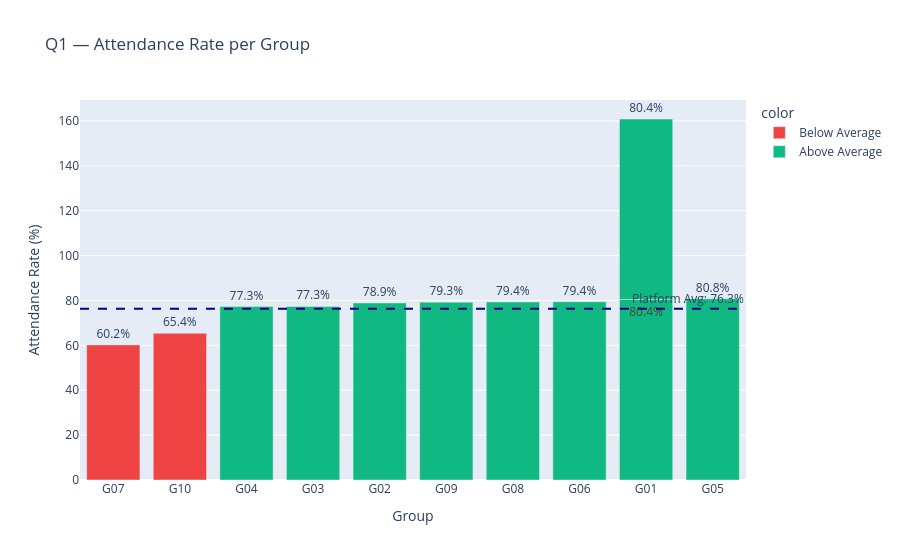

The notebook cell this image was saved under:
### Markdown cell above
### Q1 — Attendance rate per group (which groups are below average?)

### Code cell
# Attendance rate per group
group_att = (
    attendance.groupby('group_id')
    .agg(total=('status','count'), attended=('status', lambda x: (x=='attended').sum()))
    .assign(att_rate=lambda d: (d['attended']/d['total']*100).round(2))
    .reset_index()
    .merge(groups[['group_id','group_name','course_id']], on='group_id', how='left')
    .sort_values('att_rate')
)

platform_avg = group_att['att_rate'].mean()

fig = px.bar(
    group_att, x='group_id', y='att_rate',
    color=group_att['att_rate'].apply(lambda x: 'Below Average' if x < platform_avg else 'Above Average'),
    color_discrete_map={'Below Average': '#EF4444', 'Above Average': '#10B981'},
    title='Q1 — Attendance Rate per Group',
    labels={'att_rate': 'Attendance Rate (%)', 'group_id': 'Group'},
    text='att_rate'
)
fig.add_hline(y=platform_avg, line_dash='dash', line_color='navy',
               annotation_text=f'Platform Avg: {platform_avg:.1f}%')
fig.update_traces(texttemplate='%{text:.1f}%', textposition='outside')
fig.show()

below = group_att[group_att['att_rate'] < platform_avg]
print(f'\n📊 Observation: Platform average attendance is {platform_avg:.1f}%.')
print(f'{len(below)} groups fall below average: {below["group_id"].tolist()}')
print('These groups may need targeted instructor intervention.')

### Figure 1 — Plotly figure (JSON) as saved in the notebook; plotly's stock layout.template omitted (floating-point values rounded to 4 significant figures)
{"data": [{"hovertemplate": "color=Below Average<br>Group=%{x}<br>Attendance Rate (%)=%{text}<extra></extra>", "legendgroup": "Below Average", "marker": {"color": "#EF4444", "pattern": {"shape": ""}}, "name": "Below Average", "orientation": "v", "showlegend": true, "text": [60.21, 65.38], "textposition": "outside", "texttemplate": "%{text:.1f}%", "type": "bar", "x": ["G07", "G10"], "xaxis": "x", "y": [60.21, 65.38], "yaxis": "y"}, {"hovertemplate": "color=Above Average<br>Group=%{x}<br>Attendance Rate (%)=%{text}<extra></extra>", "legendgroup": "Above Average", "marker": {"color": "#10B981", "pattern": {"shape": ""}}, "name": "Above Average", "orientation": "v", "showlegend": true, "text": [77.28, 77.34, 78.91, 79.26, 79.36, 79.41, 80.43, 80.43, 80.77], "textposition": "outside", "texttemplate": "%{text:.1f}%", "type": "bar", "x": ["G04", "G03", "G02", "G09", "G08", "G06", "G01", "G01", "G05"], "xaxis": "x", "y": [77.28, 77.34, 78.91, 79.26, 79.36, 79.41, 80.43, 80.43, 80.77], "yaxis": "y"}], "layout": {"annotations": [{"showarrow": false, "text": "Platform Avg: 76.3%", "x": 1, "xanchor": "right", "xref": "x domain", "y": 76.25, "yanchor": "bottom", "yref": "y"}], "barmode": "relative", "legend": {"title": {"text": "color"}, "tracegroupgap": 0}, "shapes": [{"line": {"color": "navy", "dash": "dash"}, "type": "line", "x0": 0, "x1": 1, "xref": "x domain", "y0": 76.25, "y1": 76.25, "yref": "y"}], "title": {"text": "Q1 — Attendance Rate per Group"}, "xaxis": {"anchor": "y", "domain": [0, 1], "title": {"text": "Group"}}, "yaxis": {"anchor": "x", "domain": [0, 1], "title": {"text": "Attendance Rate (%)"}}}}
